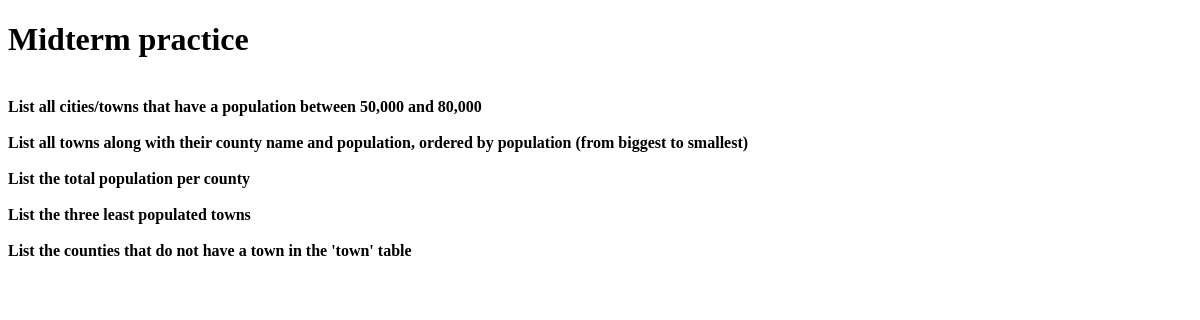
/midterm/practice/practice_program2.php, run on an earlier commit of the app's database.
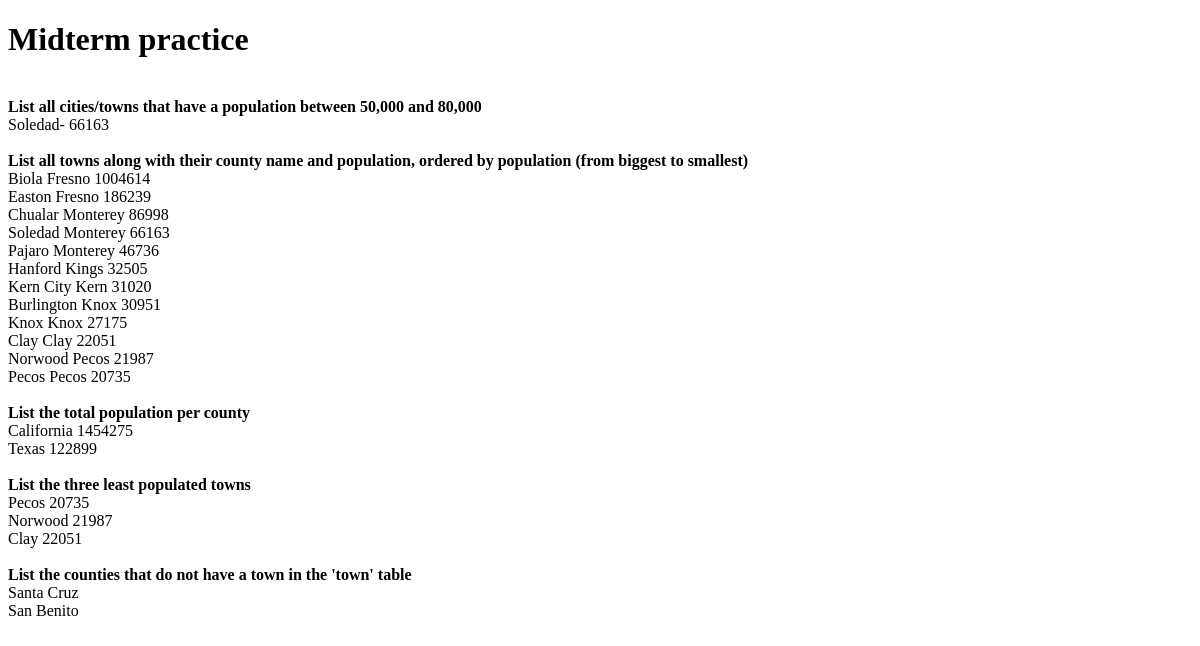
And on a later commit of the database.
### tables this page shows
CREATE TABLE `mp_town` (
  `town_id` int(5) NOT NULL,
  `town_name` varchar(50) DEFAULT NULL,
  `county_id` int(5) NOT NULL,
  `population` int(7) DEFAULT NULL,
  PRIMARY KEY (`town_id`)
);

CREATE TABLE `mp_county` (
  `county_id` int(5) NOT NULL,
  `state_id` int(5) NOT NULL,
  `county_name` varchar(50) DEFAULT NULL,
  PRIMARY KEY (`county_id`)
);

### midterm/practice/practice_program2.php (the view, shortened to what this page needs)
<!DOCTYPE html>
<html>
    <head>
    </head>
    <body>
        <?php
            $bdd= new PDO("mysql:host=localhost; dbname=midterm", 'kevens', 'lol');
        ?>
        <div id="header">
            <h1>Midterm practice</h1>
        </div>
         <?php
            $reponse = $bdd->query('SELECT * FROM mp_town WHERE population BETWEEN 50000 AND 80000');
            echo "<br><b>List all cities/towns that have a population between 50,000 and 80,000</b><br>" ;
            while ($donnees = $reponse->fetch())
            {
                echo $donnees['town_name'] . "-   " ;
                echo $donnees['population'] . "</br>";
            }
            $reponse = $bdd->query('SELECT town_name, county_name, population FROM mp_town NATURAL JOIN mp_county ORDER BY population DESC');
             echo "<br><b>List all towns along with their county name and population, ordered by population (from biggest to smallest)</b><br>" ;
            while ($donnees = $reponse->fetch())
            {
                echo $donnees['town_name'] . "   " ;
                echo $donnees['county_name'] . "   " ;
                echo $donnees['population'] . "</br>";
            }
            $reponse = $bdd->query('SELECT state_name, sum(population) FROM mp_state NATURAL JOIN mp_county NATURAL JOIN mp_town GROUP BY state_name');
            echo "<br><b>List the total population per county</b><br>" ;
            while ($donnees = $reponse->fetch())
            {
                echo $donnees['state_name'] . "   ";
                echo $donnees['sum(population)'] . "</br>";
            }
            $reponse = $bdd->query('SELECT town_name, population FROM mp_town ORDER BY population ASC LIMIT 3');
            echo "<br><b>List the three least populated towns</b><br>" ;
            while ($donnees = $reponse->fetch())
            {
                echo $donnees['town_name'] . "   ";
                echo $donnees['population'] . "</br>";
            }
            $reponse = $bdd->query('SELECT county_name FROM mp_county WHERE NOT EXISTS (SELECT county_id FROM mp_town WHERE mp_county.county_id = mp_town.county_id)');
            echo "<br><b>List the counties that do not have a town in the 'town' table</b><br>" ;
            while ($donnees = $reponse->fetch())
            {
                echo $donnees['county_name'] . "</br>";
            }
        ?>
    </body>
</html>

What changed in the data, as far as the page shows it:
added mp_town: town_name "Soledad", population "66163", county.county_name "Monterey"
added mp_town: town_name "Biola", county.county_name "Fresno", population "1004614"
added mp_town: town_name "Easton", county.county_name "Fresno", population "186239"
added mp_town: town_name "Chualar", county.county_name "Monterey", population "86998"
added mp_town: town_name "Pajaro", county.county_name "Monterey", population "46736"
added mp_town: town_name "Hanford", county.county_name "Kings", population "32505"
added mp_town: town_name "Kern City", county.county_name "Kern", population "31020"
added mp_town: town_name "Burlington", county.county_name "Knox", population "30951"
added mp_town: town_name "Knox", county.county_name "Knox", population "27175"
added mp_town: town_name "Clay", county.county_name "Clay", population "22051"
added mp_town: town_name "Norwood", county.county_name "Pecos", population "21987"
added mp_town: town_name "Pecos", county.county_name "Pecos", population "20735"
added mp_county: county_name "Santa Cruz"
added mp_county: county_name "San Benito"
Also different on the page:
new list line: "California 1454275"
new list line: "Texas 122899"
